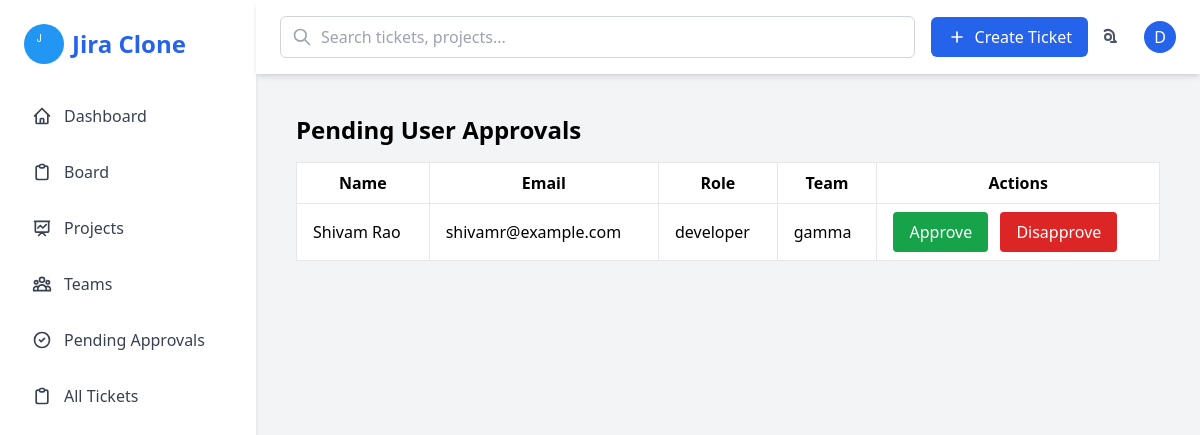
The app's page /team/3/pending_users (signed in) with its own data.
### models.py (models this page shows)
class User(UserMixin, db.Model):
    id = db.Column(db.Integer, primary_key=True)
    name = db.Column(db.String(120), nullable=False)
    email = db.Column(db.String(120), unique=True, nullable=False)
    password = db.Column(db.String(200), nullable=False)
    role = db.Column(db.String(20), nullable=False)  # admin, manager, developer, visitor
    team_id = db.Column(db.Integer, db.ForeignKey('team.id'), nullable=True)
    approved = db.Column(db.Boolean, default=False, nullable=False)

class Team(db.Model):
    id = db.Column(db.Integer, primary_key=True)
    name = db.Column(db.String(50), unique=True, nullable=False)
    manager_id = db.Column(db.Integer, db.ForeignKey('user.id'), nullable=True)
    manager = db.relationship('User', backref='managed_team', foreign_keys=[manager_id])
    users = db.relationship('User', backref='team', lazy=True, foreign_keys='User.team_id')

### app.py (the view)
@app.route('/team/<int:team_id>/pending_users')
@login_required
def team_pending_users(team_id):
    from models import User, Team
    from rbac import can_approve_user
    team = Team.query.get_or_404(team_id)
    if not can_approve_user(team_id, current_user):
        abort(403)
    pending_users = User.query.filter_by(team_id=team_id, approved=False).all()
    return render_template('pending_users.html', pending_users=pending_users, team=team)

### app.py (called while the page is built)
@login_manager.user_loader
def load_user(user_id):
    return User.query.get(int(user_id))

### rbac.py (called while the page is built, shortened)
def can_approve_user(team_id, user):
    if user.role == 'admin':
        return True  # Admin can approve any user

### templates/pending_users.html (shortened to what this page needs)
{% extends "base.html" %}
{% block content %}
<div class="container mx-auto p-4">
<h2 class="text-2xl font-bold mb-4">Pending User Approvals</h2>
<table class="min-w-full bg-white border border-gray-200">
  <thead>
    <tr>
      <th class="border px-4 py-2">Name</th>
      <th class="border px-4 py-2">Email</th>
      <th class="border px-4 py-2">Role</th>
      <th class="border px-4 py-2">Team</th>
      <th class="border px-4 py-2">Actions</th>
    </tr>
  </thead>
  <tbody>
    {% for user in pending_users %}
    <tr>
      <td class="border px-4 py-2">{{ user.name }}</td>
      <td class="border px-4 py-2">{{ user.email }}</td>
      <td class="border px-4 py-2">{{ user.role }}</td>
      <td class="border px-4 py-2">{{ user.team.name if user.team else 'N/A' }}</td>
      <td class="border px-4 py-2">
        <form method="POST" action="{{ url_for('team_approve_user', team_id=team.id, user_id=user.id) }}" style="display:inline-block;">
          <button type="submit" class="px-4 py-2 bg-green-600 text-white rounded hover:bg-green-700">Approve</button>
        </form>
        <form method="POST" action="{{ url_for('team_disapprove_user', team_id=team.id, user_id=user.id) }}" style="display:inline-block; margin-left: 8px;">
          <button type="submit" class="px-4 py-2 bg-red-600 text-white rounded hover:bg-red-700">Disapprove</button>
        </form>
      </td>
    </tr>
    {% endfor %}
  </tbody>
</table>
</div>
{% endblock %}

### templates/base.html (shortened to what this page needs)
<!DOCTYPE html>
<html lang="en">
<head>
  <script src="https://cdn.tailwindcss.com"></script>
</head>
<body class="bg-gray-100">
  <div class="flex h-screen">
    <aside class="w-64 bg-white shadow-md hidden md:block">
      <div class="p-6">
        <div class="flex items-center space-x-2">
          <img src="{{ url_for('static', filename='images/logo.png') }}" class="w-10 h-10 rounded-full" alt="logo">
          <h1 class="text-2xl font-bold text-blue-600">Jira Clone</h1>
        </div>
        <nav class="mt-8 space-y-4">
          <a href="{{ url_for('dashboard') }}" class="flex items-center text-gray-700 hover:text-blue-600 p-2 rounded-md hover:bg-gray-100">
            Dashboard
          </a>
          <a href="{{ url_for('board_page') }}" class="flex items-center text-gray-700 hover:text-blue-600 p-2 rounded-md hover:bg-gray-100">
            Board
          </a>
          <a href="{{ url_for('projects_page') }}" class="flex items-center text-gray-700 hover:text-blue-600 p-2 rounded-md hover:bg-gray-100">
            <svg class="w-5 h-5 mr-3" fill="none" stroke="currentColor" viewBox="0 0 24 24" xmlns="http://www.w3.org/2000/svg">
              <path stroke-linecap="round" stroke-linejoin="round" stroke-width="2" d="M7 12l3-3 3 3 4-4M8 21l4-4 4 4M3 4h18M4 4h16v12a1 1 0 01-1 1H5a1 1 0 01-1-1V4z"></path>
            </svg>
            Projects
          </a>
          <a href="{{ url_for('teams_page') }}" class="flex items-center text-gray-700 hover:text-blue-600 p-2 rounded-md hover:bg-gray-100">
            Teams
          </a>
          {% if current_user.is_authenticated %}
            {% if current_user.role == 'admin' %}
              <a href="{{ url_for('admin.pending_users') }}" class="flex items-center text-gray-700 hover:text-blue-600 p-2 rounded-md hover:bg-gray-100">
                <svg class="w-5 h-5 mr-3" fill="none" stroke="currentColor" viewBox="0 0 24 24" xmlns="http://www.w3.org/2000/svg">
                  <path stroke-linecap="round" stroke-linejoin="round" stroke-width="2" d="M9 12l2 2 4-4m6 2a9 9 0 11-18 0 9 9 0 0118 0z"></path>
                </svg>
                Pending Approvals
              </a>
              <a href="{{ url_for('all_tickets') }}" class="flex items-center text-gray-700 hover:text-blue-600 p-2 rounded-md hover:bg-gray-100">
                All Tickets
              </a>
            {% endif %}
          {% endif %}
        </nav>
      </div>
    </aside>
    <div class="flex-1 flex flex-col">
      <header class="bg-white shadow-md px-6 py-4 flex items-center justify-between">
        <div class="flex items-center w-full gap-4">
          <div class="relative flex-1">
            <div class="absolute inset-y-0 left-0 pl-3 flex items-center pointer-events-none">
            </div>
            <input type="text" placeholder="Search tickets, projects..." class="w-full pl-10 pr-4 py-2 border border-gray-300 rounded-md focus:outline-none focus:ring-2 focus:ring-blue-500 focus:border-blue-500">
          </div>
          <a href="{{ url_for('create_ticket') }}" class="bg-blue-600 text-white px-4 py-2 rounded-md hover:bg-blue-700 flex items-center transition-colors duration-200">
            <svg class="w-5 h-5 mr-2" fill="none" stroke="currentColor" viewBox="0 0 24 24" xmlns="http://www.w3.org/2000/svg">
              <path stroke-linecap="round" stroke-linejoin="round" stroke-width="2" d="M12 6v6m0 0v6m0-6h6m-6 0H6"></path>
            </svg>
            Create Ticket
          </a>
        </div>
        <div class="flex items-center space-x-4">
          <button class="p-2 rounded-full hover:bg-gray-100">
          </button>
          <div class="relative">
            <div class="w-8 h-8 rounded-full bg-blue-600 text-white flex items-center justify-center cursor-pointer" onclick="toggleDropdown()">
              {% if current_user.is_authenticated %}
                {{ current_user.name[0] | upper }}
              {% else %}
                U
              {% endif %}
            </div>
          </div>
        </div>
      </header>
      <main class="flex-1 overflow-y-auto p-6">
        {% block content %}{% endblock %}
      </main>
    </div>
  </div>
</body>
</html>

### records on screen
User: name "D"
User: name "Shivam Rao", email "shivamr@example.com", role "developer", team "gamma"
